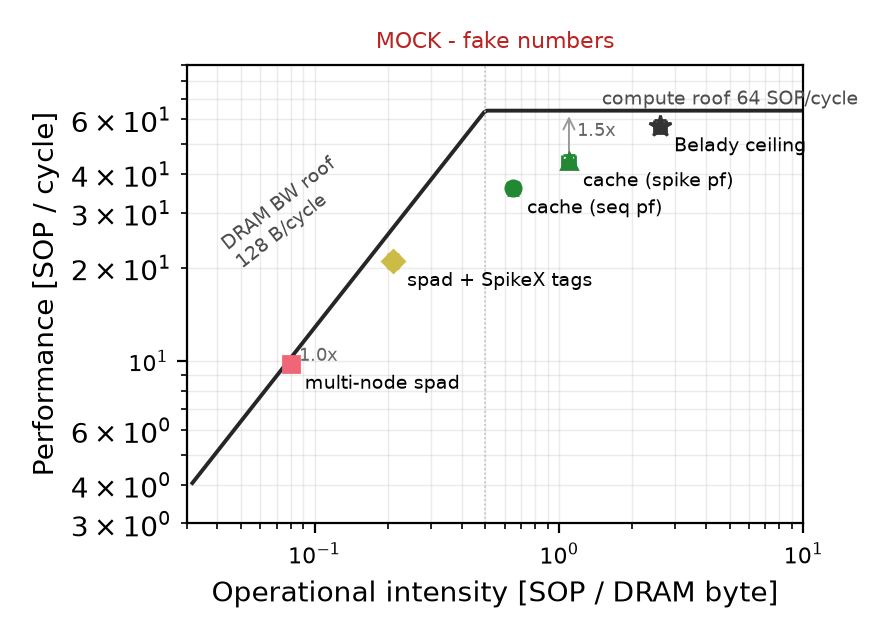

Write the Python code that produced this figure.
#!/usr/bin/env python3
"""Mock of the RQ3 roofline figure (zoo/roofline/docs/plan.md) - FAKE numbers.

Axes/roofs per plan: P = SOP/cycle, OI = SOP/DRAM payload byte,
compute roof 64 SOP/cycle (16 nodes x 4 PEs), BW roof 128 B/cycle.
"""

import numpy as np
import matplotlib
matplotlib.use("Agg")
import matplotlib.pyplot as plt

ROOF_P, ROOF_BW = 64.0, 128.0
RIDGE = ROOF_P / ROOF_BW  # 0.5 SOP/byte

# point: (OI, P, label, color, marker)
POINTS = [
    (0.08, 9.8,  "multi-node spad",   "#ee6677", "s"),
    (0.21, 21.0, "spad + SpikeX tags", "#ccbb44", "D"),
    (0.65, 36.0, "cache (seq pf)",     "#228833", "o"),
    (1.10, 44.0, "cache (spike pf)",   "#228833", "^"),
    (2.60, 57.0, "Belady ceiling",     "0.2",     "*"),
]

oi = np.logspace(-1.5, 1, 200)
roof = np.minimum(ROOF_P, ROOF_BW * oi)

fig, ax = plt.subplots(figsize=(4.4, 3.2))
ax.plot(oi, roof, color="0.15", lw=1.4)
ax.axvline(RIDGE, color="0.75", lw=0.6, ls=":")
ax.text(0.04, 20, "DRAM BW roof\n128 B/cycle", fontsize=7, color="0.3", rotation=38)
ax.text(1.5, 67, "compute roof 64 SOP/cycle", fontsize=7, color="0.3")

for x, y, lbl, c, mk in POINTS:
    ax.errorbar(x, y, xerr=x * 0.06, yerr=y * 0.05, fmt=mk, color=c,
                ms=8 if mk == "*" else 5.5, capsize=2, zorder=3)
    ax.annotate(lbl, (x, y), textcoords="offset points", xytext=(5, -9), fontsize=7)

# distance-to-roof for the headline pair
for x, y in [(0.08, 9.8), (1.10, 44.0)]:
    r = min(ROOF_P, ROOF_BW * x)
    ax.annotate("", (x, r), (x, y), arrowprops=dict(arrowstyle="->", color="0.6", lw=0.7))
    ax.text(x * 1.08, (y * r) ** 0.5, f"{r / y:.1f}x", fontsize=6.5, color="0.4")

ax.set(xscale="log", yscale="log", xlim=(0.03, 10), ylim=(3, 90),
       xlabel="Operational intensity [SOP / DRAM byte]",
       ylabel="Performance [SOP / cycle]")
ax.grid(alpha=0.25, lw=0.5, which="both")
ax.tick_params(labelsize=8)
ax.set_title("MOCK - fake numbers", fontsize=8, color="#bb2222")
fig.tight_layout()
for ext in ("png", "pdf"):
    fig.savefig(f"roofline_mock.{ext}", dpi=200)
print("-> roofline_mock.png")
